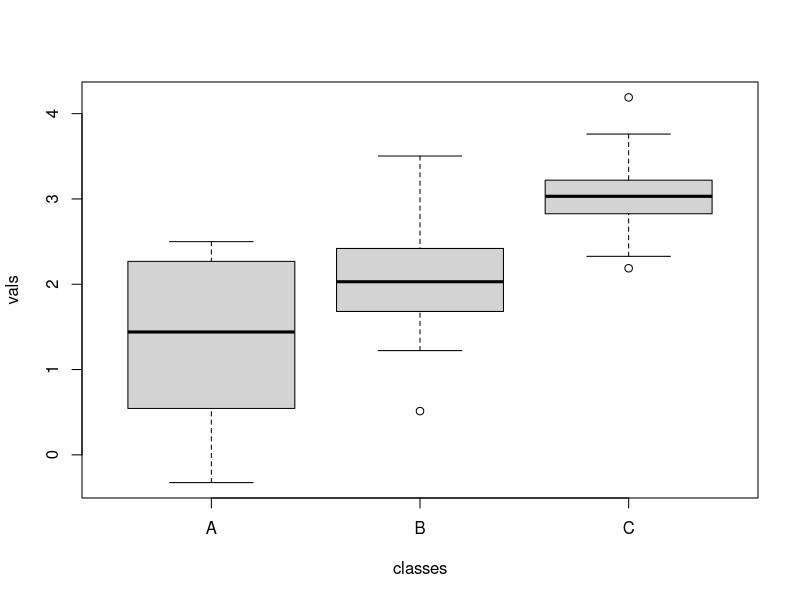
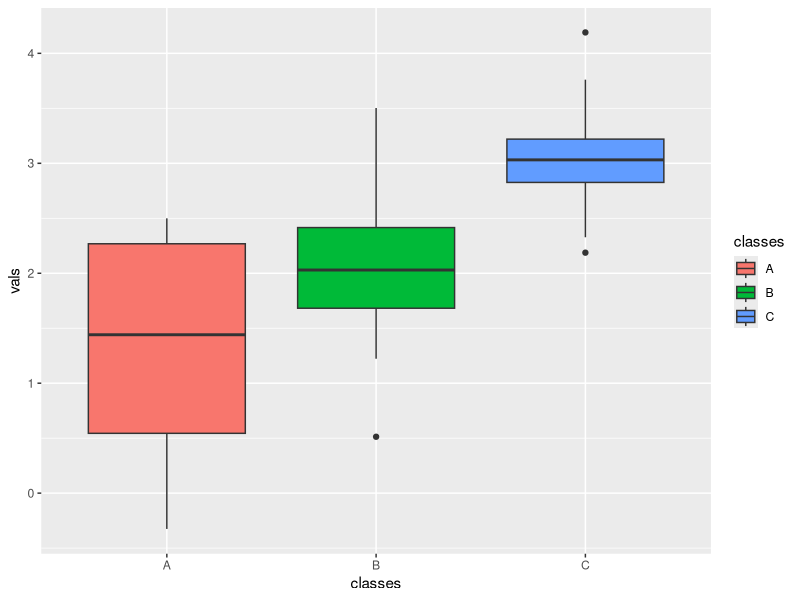
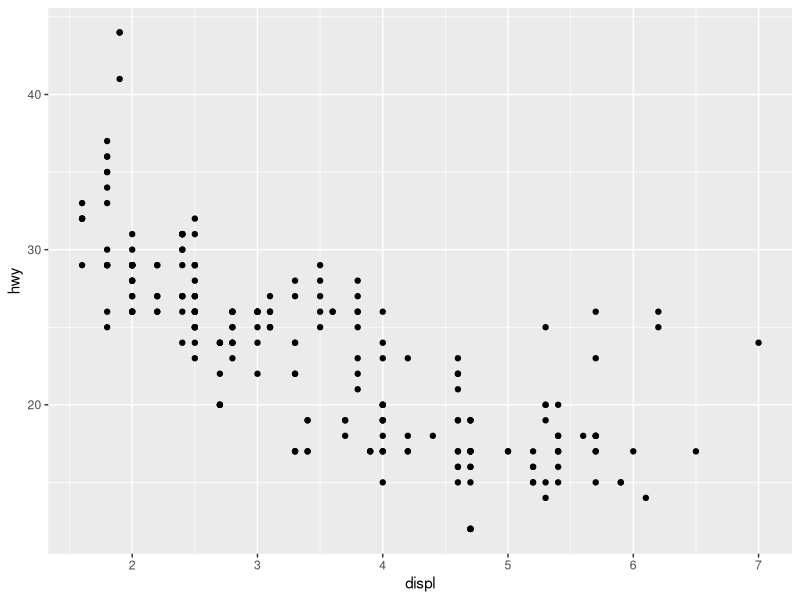
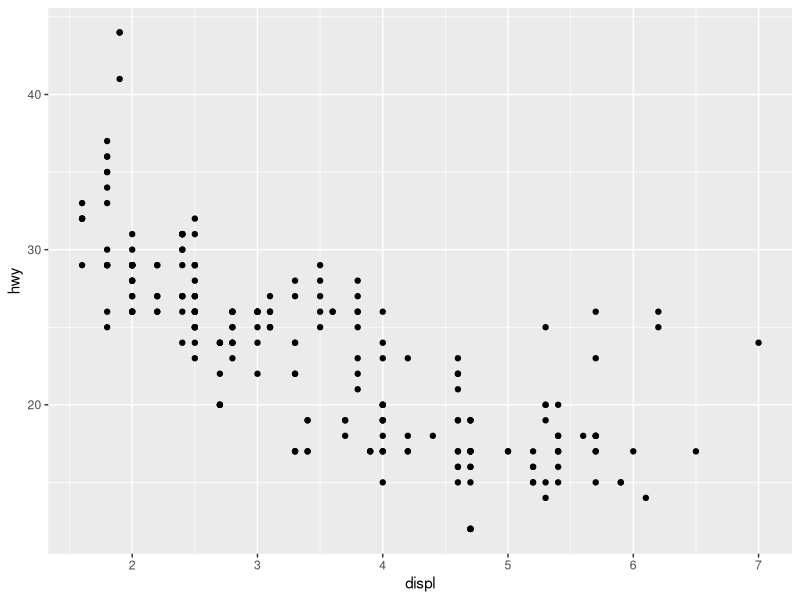
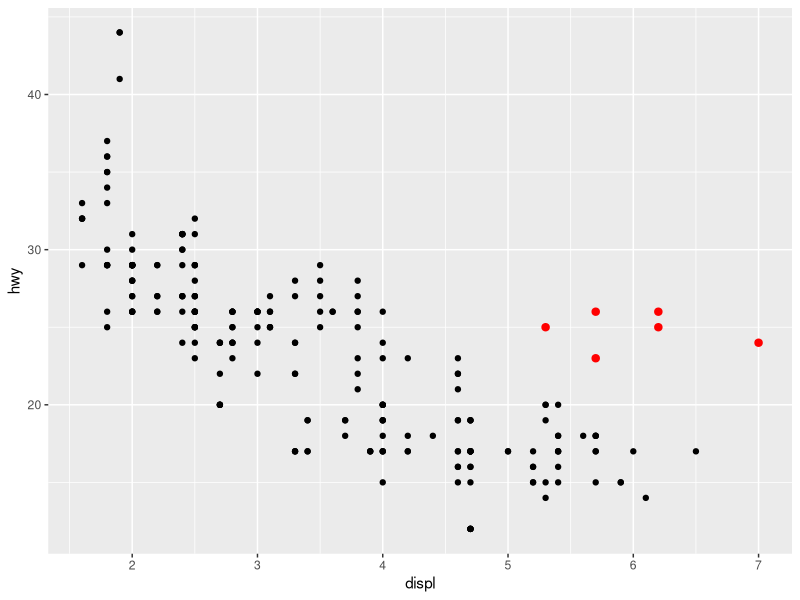
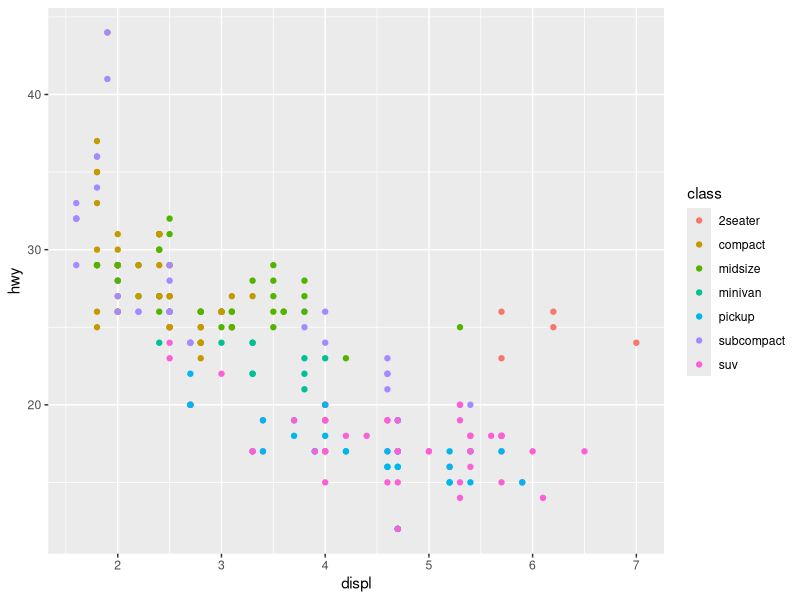
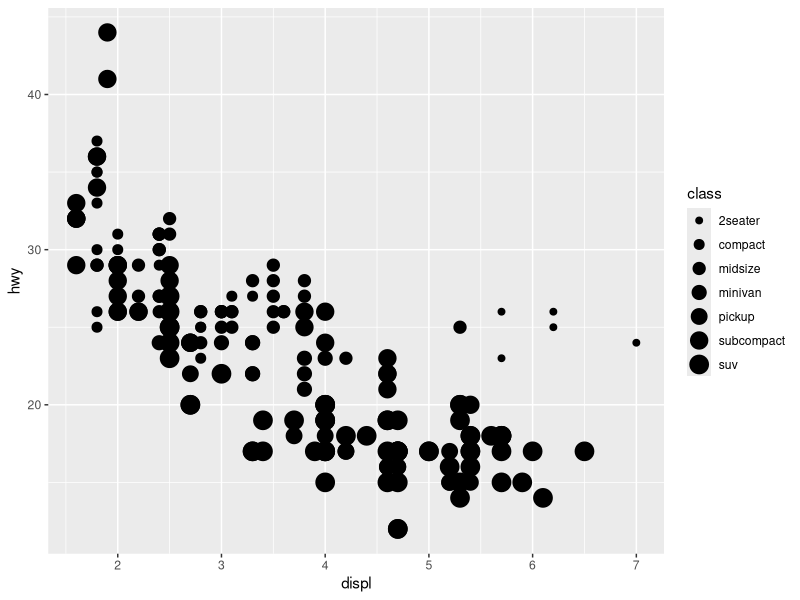
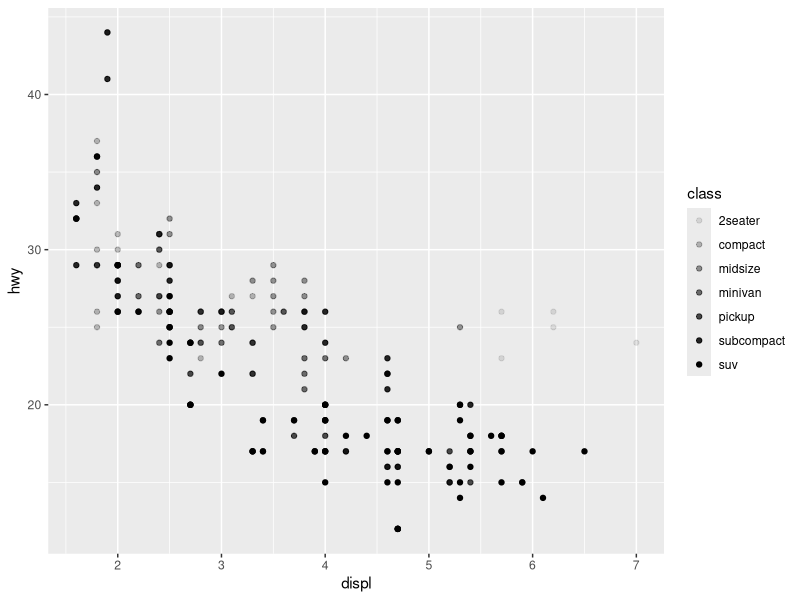

Recreate these plots in R, in order.
## ---- chunk 1
# Need the knitr package to set chunk options
library(knitr)
library(tidyverse)
# Set knitr options for knitting code into the report:
# - Don't print out code (echo)
# - Save results so that code blocks aren't re-run unless code changes (cache),
# _or_ a relevant earlier code block changed (autodep), but don't re-run if the
# only thing that changed was the comments (cache.comments)
# - Don't clutter R output with messages or warnings (message, warning)
  # This _will_ leave error messages showing up in the knitted report
opts_chunk$set(message=FALSE, warning=FALSE, fig.align='center',fig.width=8,
               fig.height=4,cache=TRUE,autodep=TRUE)
## ---- chunk 2
nums = rbinom(250,2,.66)+1
classes = LETTERS[nums]
vals = rnorm(250, nums, 1/nums)
df = data.frame(classes, vals)
## ---- chunk 3
boxplot(vals~classes, data=df)
ggplot(df,mapping=aes(x=classes,y=vals,fill=classes)) + geom_boxplot()
## ---- chunk 4
mpg
## ---- chunk 5
ggplot(data = mpg) + 
  geom_point(mapping = aes(x = displ, y = hwy))
## ---- chunk 6
ggplot(mpg) + geom_point(aes(displ,hwy))
## ---- chunk 7
ggplot(data = mpg, mapping = aes(x = displ, y = hwy)) +
  geom_point() + 
  geom_point(data = dplyr::filter(mpg, displ > 5, hwy > 20), colour = "red", size = 2.2)
## ---- chunk 8
ggplot(data = mpg) + 
  geom_point(mapping = aes(x = displ, y = hwy, color = class))
## ---- chunk 9
ggplot(data = mpg) + 
  geom_point(mapping = aes(x = displ, y = hwy, size = class))
## ---- chunk 10
# Left
ggplot(data = mpg) + 
  geom_point(mapping = aes(x = displ, y = hwy, alpha = class))

# Right
ggplot(data = mpg) + 
  geom_point(mapping = aes(x = displ, y = hwy, shape = class))
## ---- chunk 11
ggplot(data = mpg) + 
  geom_point(mapping = aes(x = displ, y = hwy), color = "#31B404")
## ---- chunk 12
ggplot(data = mpg) + 
  geom_point(mapping = aes(x = displ, y = hwy)) + 
  facet_wrap(~ class, nrow = 2)
## ---- chunk 13
ggplot(data = mpg) + 
  geom_point(mapping = aes(x = displ, y = hwy)) + 
  facet_grid(drv ~ cyl)
## ---- chunk 14
ggplot(data = mpg) + 
  geom_point(mapping = aes(x = displ, y = hwy)) +
  facet_grid(drv ~ .)
    
ggplot(data = mpg) + 
  geom_point(mapping = aes(x = displ, y = hwy)) +
  facet_grid(. ~ cyl)
## ---- chunk 15
ggplot(data = mpg) + 
  geom_point(mapping = aes(x = displ, y = hwy))

ggplot(data = mpg) + 
  geom_smooth(mapping = aes(x = displ, y = hwy))
## ---- chunk 16
ggplot(data = mpg) + 
  geom_smooth(mapping = aes(x = displ, y = hwy, linetype = drv))
## ---- chunk 17
ggplot(data = mpg, mapping = aes(x = displ, y = hwy, color = drv)) + 
  geom_point() +
  geom_smooth(mapping = aes(linetype = drv))
## ---- chunk 18
ggplot(data = mpg) +
  geom_smooth(mapping = aes(x = displ, y = hwy))
              
ggplot(data = mpg) +
  geom_smooth(mapping = aes(x = displ, y = hwy, group = drv))
## ---- chunk 19
ggplot(data = mpg) + 
  geom_point(mapping = aes(x = displ, y = hwy)) +
  geom_smooth(mapping = aes(x = displ, y = hwy))
## ---- chunk 20
ggplot(data = mpg, mapping = aes(x = displ, y = hwy)) + 
  geom_point(mapping = aes(color = class)) + 
  geom_smooth()
## ---- chunk 21
ggplot(data = mpg, mapping = aes(x = displ, y = hwy)) + 
  geom_point(mapping = aes(color = class)) + 
  geom_smooth(data = filter(mpg, class == "subcompact"), se = FALSE)
